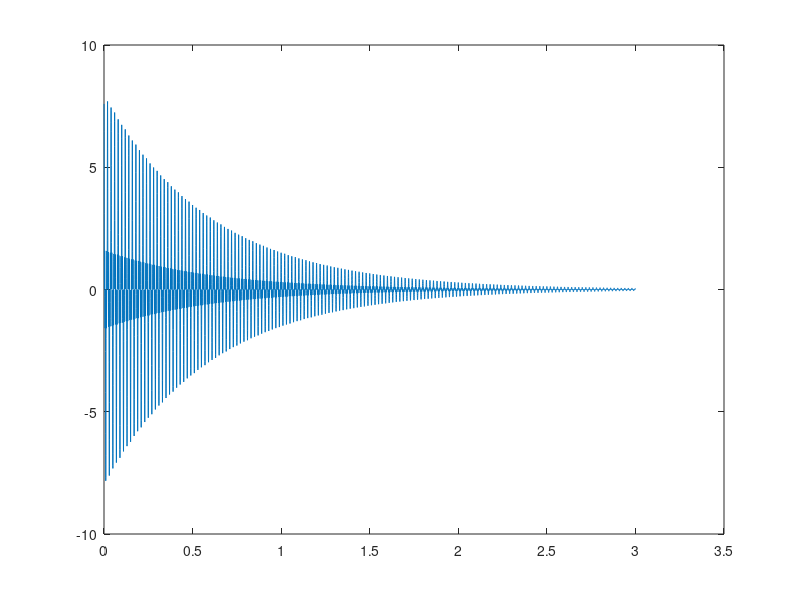
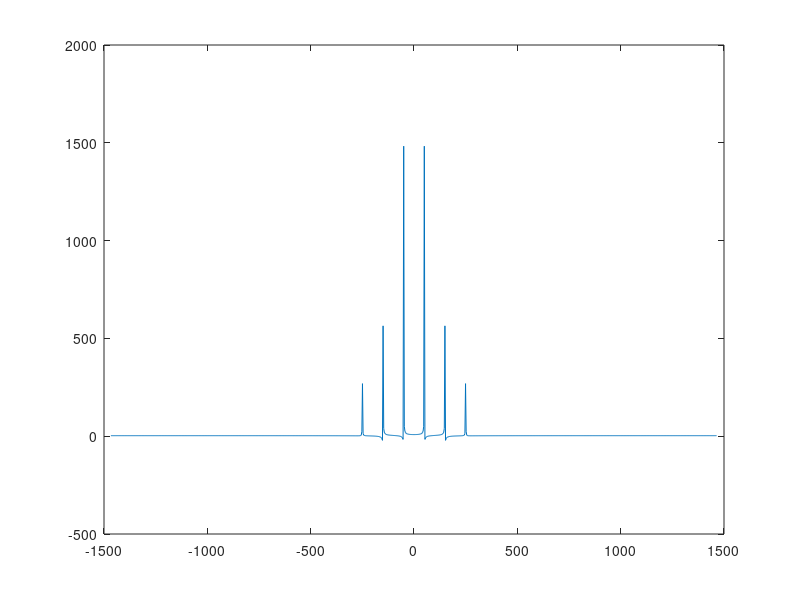

These charts were generated, in order, by the following MATLAB code:
% Program to homonuclear system
%  two spin 1/2
%
clear all

%Pauli's matrices
x1=kron([0 1;1 0],eye(2));
x2=kron(eye(2),[0 1;1 0]);

y1=kron([0 -i;i 0],eye(2));
y2=kron(eye(2),[0 -i;i 0]);

z1=kron([1 0;0 -1],eye(2));
z2=kron(eye(2),[1 0;0 -1]);


%#########################################################################
%homonuclear system
roeq=z1+z2;
frq=200;            %dibromothiophene cs=161.63, J=5.77 PRA(67),042322
J=100;
h = pi*(frq*z1 + 0.5*J*z1*z2);
T2=0.6;


%#########################################################################
%pulse timing
roin=(y1+y2); %pi/2 x:pulse in roeq


%#########################################################################
%acquisition time
at=3;  %seconds
np=8800;

dt=at/np;
Io = y1+y2;
fidt=zeros(1,np);
for k=1:np
    U= expm(-i* h * (k*dt));
    rot = U*roin*U';
   % rot=atenufase(exp(-k*dt/T2),'a',rot);rot=atenufase(exp(-k*dt/T2),'b',rot);
    fidt(k) = trace(rot*Io)*exp(-k*dt/T2);
end    


%#########################################################################
%processing
timeax = dt*[1:np];
plot(timeax,real(fidt),'', 'DisplayName', 'fidt', 'YDataSource', 'fidt'); figure(gcf)


nps=1000; 
sw = 1/dt;
freqax = sw*[-nps/2:(nps-1)/2]/nps;
spc1 = fft(fidt,nps);  spc2 = fftshift(spc1);


figure;
plot (freqax,real(spc2), 'DisplayName', 'spc2', 'YDataSource', 'spc2'); figure(gcf)